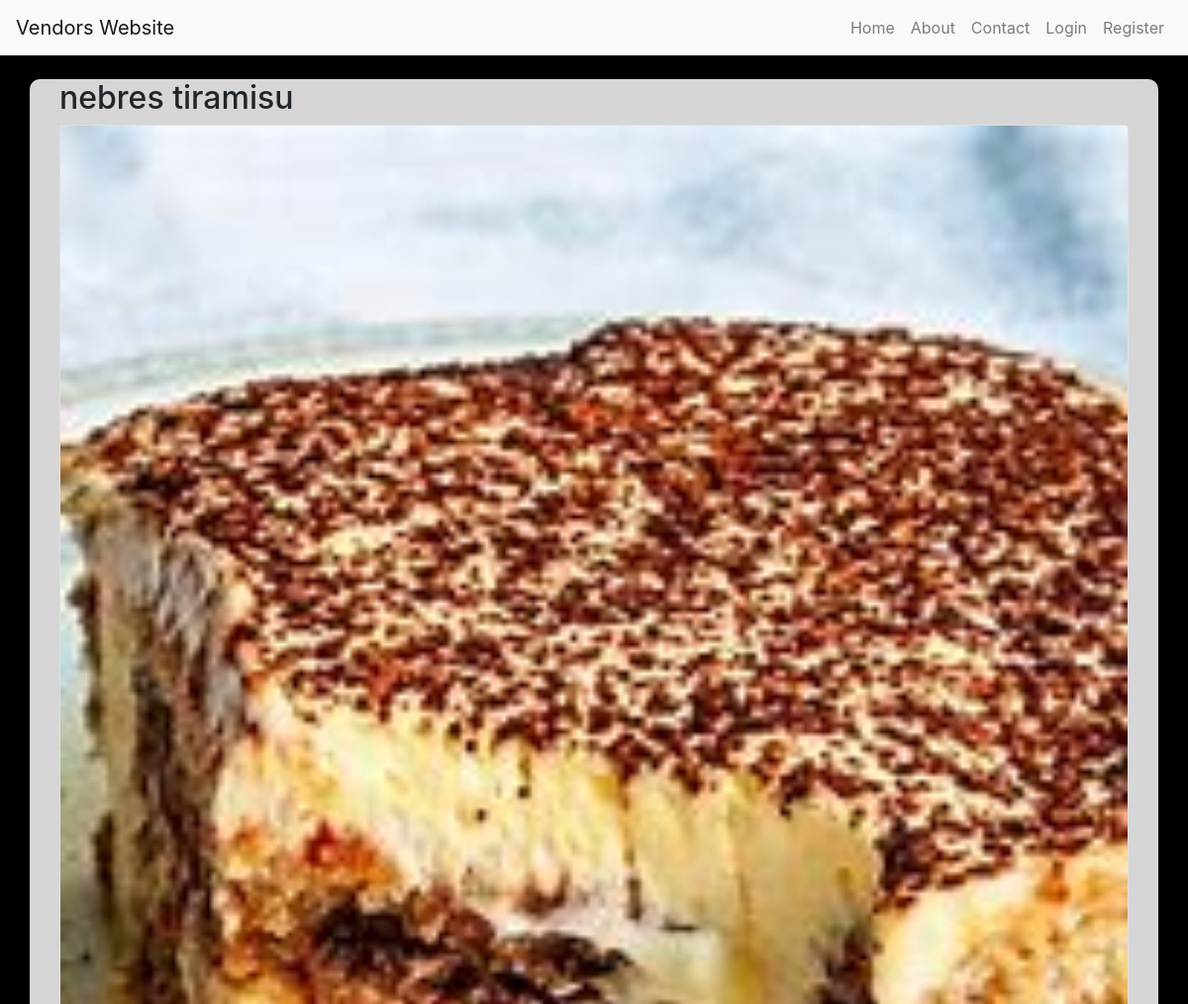
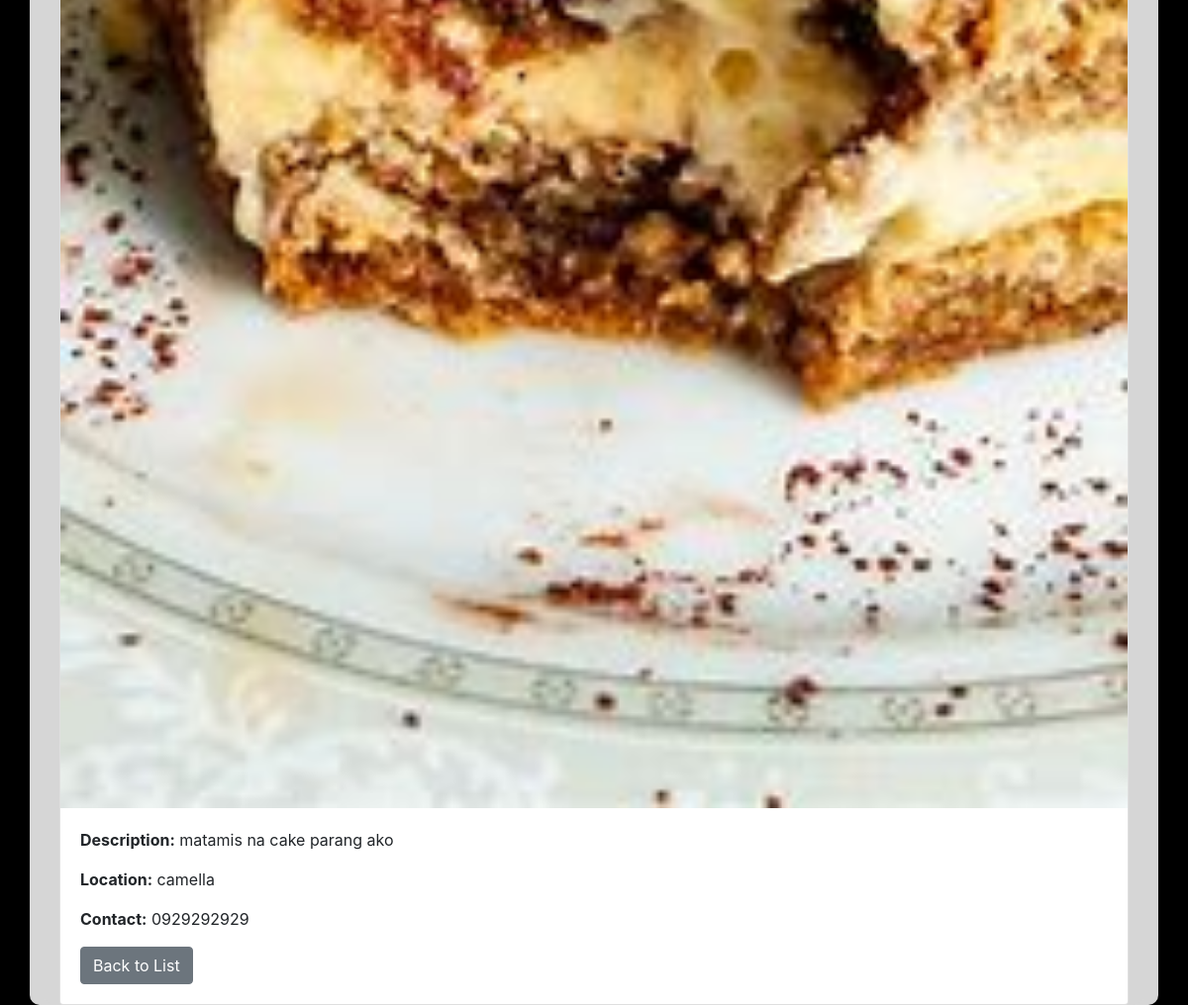
The app's page /vendor/2/, older data (2 pictures, top to bottom).
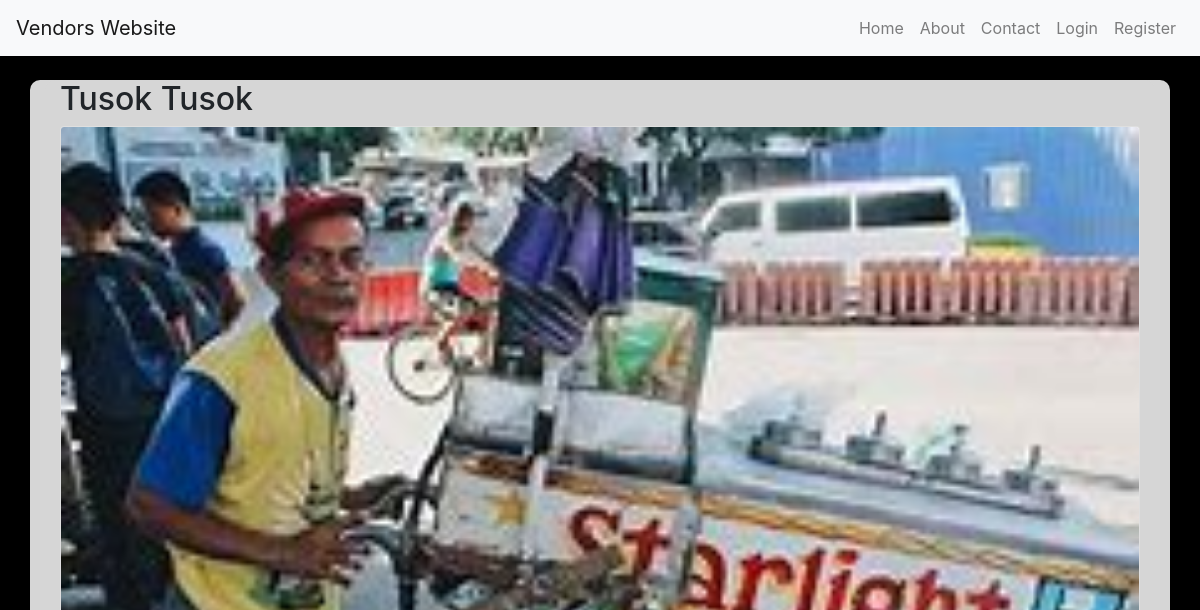
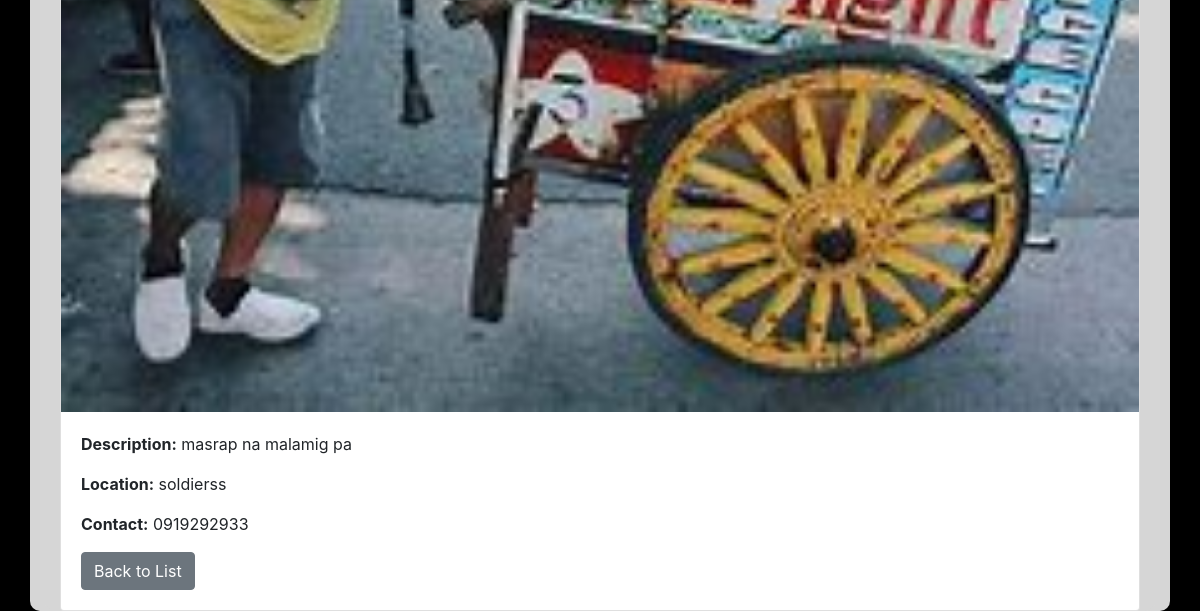
The same page, newer data (2 pictures, top to bottom).
### app/models.py (models this page shows, shortened)
class Vendor(models.Model):
    user = models.OneToOneField(settings.AUTH_USER_MODEL, on_delete=models.CASCADE)
    image = models.ImageField(default='default.jpg', upload_to='profile_pics')
    name = models.CharField(max_length=255)
    description = models.TextField()
    location = models.CharField(max_length=255)
    contact_number = models.CharField(max_length=15)

### app/views.py (the view)
# urls.py: path('vendor/<int:pk>/', VendorDetailView.as_view(), name='vendor_detail'),
class VendorDetailView(DetailView):
    model = Vendor
    template_name = 'vendor/vendor_detail.html'
    context_object_name = 'vendor'

### app/templates/vendor/vendor_detail.html (shortened to what this page needs)
{% extends "app/base.html" %}
{% block content %}
<div class="container mt-4">
    <h2>{{ vendor.name }}</h2>
    <div class="card">
        <img src="{{ vendor.image.url }}" class="card-img-top" alt="{{ vendor.name }}">
        <div class="card-body">
            <p><strong>Description:</strong> {{ vendor.description }}</p>
            <p><strong>Location:</strong> {{ vendor.location }}</p>
            <p><strong>Contact:</strong> {{ vendor.contact_number }}</p>
            <a href="{% url 'vendor_list' %}" class="btn btn-secondary">Back to List</a>
        </div>
    </div>
</div>
{% endblock content %}

Row changes from the older to the newer data that the page shows:
changed Vendor: name "nebres tiramisu" → "Tusok Tusok"; image: a different picture; description "matamis na cake parang ako" → "masrap na malamig pa"; location "camella" → "soldierss"; contact_number "0929292929" → "0919292933"
